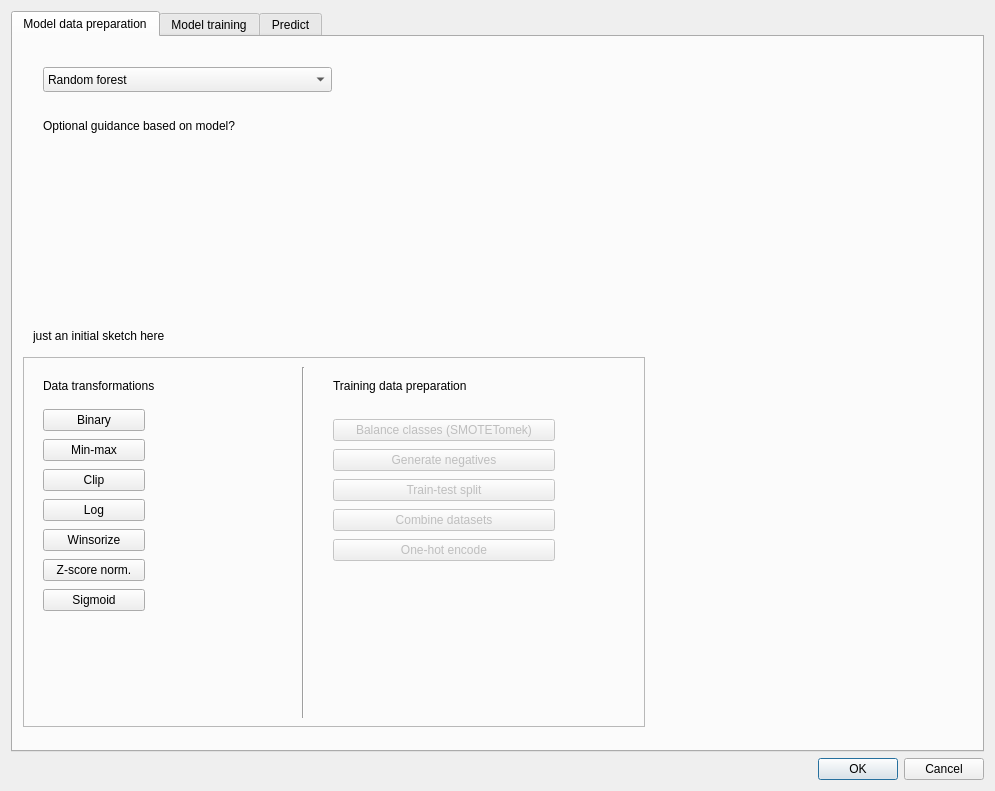
<?xml version="1.0" encoding="UTF-8"?>
<ui version="4.0">
 <class>Dialog</class>
 <widget class="QDialog" name="Dialog">
  <property name="geometry">
   <rect>
    <x>0</x>
    <y>0</y>
    <width>995</width>
    <height>791</height>
   </rect>
  </property>
  <property name="windowTitle">
   <string>Dialog</string>
  </property>
  <layout class="QVBoxLayout" name="verticalLayout">
   <item>
    <widget class="QTabWidget" name="tabWidget">
     <property name="currentIndex">
      <number>0</number>
     </property>
     <widget class="QWidget" name="tab_3">
      <attribute name="title">
       <string>Model data preparation</string>
      </attribute>
      <widget class="QLabel" name="label_8">
       <property name="geometry">
        <rect>
         <x>30</x>
         <y>80</y>
         <width>271</width>
         <height>17</height>
        </rect>
       </property>
       <property name="text">
        <string>Optional guidance based on model?</string>
       </property>
      </widget>
      <widget class="QComboBox" name="comboBox_4">
       <property name="geometry">
        <rect>
         <x>30</x>
         <y>30</y>
         <width>289</width>
         <height>25</height>
        </rect>
       </property>
       <item>
        <property name="text">
         <string>Random forest</string>
        </property>
       </item>
       <item>
        <property name="text">
         <string>Logistic regression</string>
        </property>
       </item>
       <item>
        <property name="text">
         <string>Gradient boosting</string>
        </property>
       </item>
      </widget>
      <widget class="QFrame" name="frame_2">
       <property name="geometry">
        <rect>
         <x>10</x>
         <y>320</y>
         <width>622</width>
         <height>370</height>
        </rect>
       </property>
       <property name="sizePolicy">
        <sizepolicy hsizetype="Preferred" vsizetype="Expanding">
         <horstretch>0</horstretch>
         <verstretch>0</verstretch>
        </sizepolicy>
       </property>
       <property name="frameShape">
        <enum>QFrame::StyledPanel</enum>
       </property>
       <property name="frameShadow">
        <enum>QFrame::Raised</enum>
       </property>
       <widget class="QLabel" name="label_9">
        <property name="geometry">
         <rect>
          <x>310</x>
          <y>20</y>
          <width>181</width>
          <height>17</height>
         </rect>
        </property>
        <property name="text">
         <string>Training data preparation</string>
        </property>
       </widget>
       <widget class="QWidget" name="layoutWidget_5">
        <property name="geometry">
         <rect>
          <x>20</x>
          <y>50</y>
          <width>102</width>
          <height>213</height>
         </rect>
        </property>
        <layout class="QVBoxLayout" name="verticalLayout_13">
         <item>
          <widget class="QPushButton" name="pushButton_3">
           <property name="text">
            <string>Binary</string>
           </property>
          </widget>
         </item>
         <item>
          <widget class="QPushButton" name="pushButton_4">
           <property name="text">
            <string>Min-max</string>
           </property>
          </widget>
         </item>
         <item>
          <widget class="QPushButton" name="pushButton_7">
           <property name="text">
            <string>Clip</string>
           </property>
          </widget>
         </item>
         <item>
          <widget class="QPushButton" name="pushButton_5">
           <property name="text">
            <string>Log</string>
           </property>
          </widget>
         </item>
         <item>
          <widget class="QPushButton" name="pushButton_6">
           <property name="text">
            <string>Winsorize</string>
           </property>
          </widget>
         </item>
         <item>
          <widget class="QPushButton" name="pushButton_8">
           <property name="text">
            <string>Z-score norm.</string>
           </property>
          </widget>
         </item>
         <item>
          <widget class="QPushButton" name="pushButton_9">
           <property name="text">
            <string>Sigmoid</string>
           </property>
          </widget>
         </item>
        </layout>
       </widget>
       <widget class="QLabel" name="label_2">
        <property name="geometry">
         <rect>
          <x>20</x>
          <y>20</y>
          <width>151</width>
          <height>17</height>
         </rect>
        </property>
        <property name="text">
         <string>Data transformations</string>
        </property>
       </widget>
       <widget class="Line" name="line_2">
        <property name="geometry">
         <rect>
          <x>270</x>
          <y>10</y>
          <width>20</width>
          <height>351</height>
         </rect>
        </property>
        <property name="orientation">
         <enum>Qt::Vertical</enum>
        </property>
       </widget>
       <widget class="QWidget" name="layoutWidget_6">
        <property name="geometry">
         <rect>
          <x>310</x>
          <y>60</y>
          <width>222</width>
          <height>151</height>
         </rect>
        </property>
        <layout class="QVBoxLayout" name="verticalLayout_14">
         <item>
          <widget class="QPushButton" name="pushButton_12">
           <property name="enabled">
            <bool>false</bool>
           </property>
           <property name="text">
            <string>Balance classes (SMOTETomek)</string>
           </property>
          </widget>
         </item>
         <item>
          <widget class="QPushButton" name="pushButton_13">
           <property name="enabled">
            <bool>false</bool>
           </property>
           <property name="text">
            <string>Generate negatives</string>
           </property>
          </widget>
         </item>
         <item>
          <widget class="QPushButton" name="pushButton_14">
           <property name="enabled">
            <bool>false</bool>
           </property>
           <property name="text">
            <string>Train-test split</string>
           </property>
          </widget>
         </item>
         <item>
          <widget class="QPushButton" name="pushButton_15">
           <property name="enabled">
            <bool>false</bool>
           </property>
           <property name="text">
            <string>Combine datasets</string>
           </property>
          </widget>
         </item>
         <item>
          <widget class="QPushButton" name="pushButton_10">
           <property name="enabled">
            <bool>false</bool>
           </property>
           <property name="text">
            <string>One-hot encode</string>
           </property>
          </widget>
         </item>
        </layout>
       </widget>
      </widget>
      <widget class="QLabel" name="label_13">
       <property name="geometry">
        <rect>
         <x>20</x>
         <y>290</y>
         <width>321</width>
         <height>17</height>
        </rect>
       </property>
       <property name="text">
        <string>just an initial sketch here</string>
       </property>
      </widget>
     </widget>
     <widget class="QWidget" name="tab">
      <attribute name="title">
       <string>Model training</string>
      </attribute>
      <layout class="QVBoxLayout" name="verticalLayout_8">
       <item>
        <layout class="QHBoxLayout" name="horizontalLayout_5">
         <item>
          <layout class="QVBoxLayout" name="verticalLayout_7">
           <item>
            <layout class="QVBoxLayout" name="verticalLayout_5">
             <item>
              <widget class="QLabel" name="label_3">
               <property name="sizePolicy">
                <sizepolicy hsizetype="Preferred" vsizetype="Preferred">
                 <horstretch>0</horstretch>
                 <verstretch>0</verstretch>
                </sizepolicy>
               </property>
               <property name="font">
                <font>
                 <weight>75</weight>
                 <bold>true</bold>
                </font>
               </property>
               <property name="text">
                <string>Select model to train</string>
               </property>
               <property name="alignment">
                <set>Qt::AlignBottom|Qt::AlignLeading|Qt::AlignLeft</set>
               </property>
              </widget>
             </item>
             <item>
              <widget class="QComboBox" name="comboBox_2">
               <item>
                <property name="text">
                 <string>Random forest – classifier</string>
                </property>
               </item>
               <item>
                <property name="text">
                 <string>Random forest – regressor</string>
                </property>
               </item>
               <item>
                <property name="text">
                 <string>Gradient boosting – classifier</string>
                </property>
               </item>
               <item>
                <property name="text">
                 <string>Gradient boosting – regressor</string>
                </property>
               </item>
               <item>
                <property name="text">
                 <string>Logistic regression (classifier)</string>
                </property>
               </item>
              </widget>
             </item>
            </layout>
           </item>
           <item>
            <spacer name="verticalSpacer_2">
             <property name="orientation">
              <enum>Qt::Vertical</enum>
             </property>
             <property name="sizeType">
              <enum>QSizePolicy::Maximum</enum>
             </property>
             <property name="sizeHint" stdset="0">
              <size>
               <width>20</width>
               <height>10</height>
              </size>
             </property>
            </spacer>
           </item>
           <item>
            <layout class="QVBoxLayout" name="verticalLayout_2">
             <item>
              <widget class="QLabel" name="label_5">
               <property name="font">
                <font>
                 <weight>75</weight>
                 <bold>true</bold>
                </font>
               </property>
               <property name="text">
                <string>Model parameters</string>
               </property>
              </widget>
             </item>
             <item>
              <layout class="QFormLayout" name="formLayout_5">
               <item row="0" column="0">
                <widget class="QLabel" name="lossLabel_2">
                 <property name="text">
                  <string>Loss</string>
                 </property>
                </widget>
               </item>
               <item row="0" column="1">
                <widget class="QComboBox" name="lossComboBox_2">
                 <item>
                  <property name="text">
                   <string>log_loss</string>
                  </property>
                 </item>
                 <item>
                  <property name="text">
                   <string>exponential</string>
                  </property>
                 </item>
                </widget>
               </item>
               <item row="1" column="0">
                <widget class="QLabel" name="learningRateLabel_2">
                 <property name="text">
                  <string>Learning rate</string>
                 </property>
                </widget>
               </item>
               <item row="1" column="1">
                <widget class="QgsDoubleSpinBox" name="learningRateQgsDoubleSpinBox_2">
                 <property name="minimum">
                  <double>0.000000000000000</double>
                 </property>
                 <property name="value">
                  <double>0.100000000000000</double>
                 </property>
                </widget>
               </item>
               <item row="2" column="0">
                <widget class="QLabel" name="nEstimatorsLabel_2">
                 <property name="text">
                  <string>N estimators</string>
                 </property>
                </widget>
               </item>
               <item row="2" column="1">
                <widget class="QgsSpinBox" name="nEstimatorsQgsSpinBox_2">
                 <property name="minimum">
                  <number>1</number>
                 </property>
                 <property name="maximum">
                  <number>10000</number>
                 </property>
                 <property name="value">
                  <number>100</number>
                 </property>
                </widget>
               </item>
               <item row="3" column="0">
                <widget class="QLabel" name="maxDepthLabel_2">
                 <property name="text">
                  <string>Max depth</string>
                 </property>
                </widget>
               </item>
               <item row="3" column="1">
                <widget class="QgsSpinBox" name="maxDepthQgsSpinBox_2">
                 <property name="minimum">
                  <number>1</number>
                 </property>
                 <property name="value">
                  <number>3</number>
                 </property>
                </widget>
               </item>
               <item row="4" column="0">
                <widget class="QLabel" name="subsampleLabel_2">
                 <property name="text">
                  <string>Subsample</string>
                 </property>
                </widget>
               </item>
               <item row="4" column="1">
                <widget class="QgsDoubleSpinBox" name="subsampleQgsDoubleSpinBox_2">
                 <property name="minimum">
                  <double>0.010000000000000</double>
                 </property>
                 <property name="maximum">
                  <double>1.000000000000000</double>
                 </property>
                 <property name="value">
                  <double>1.000000000000000</double>
                 </property>
                </widget>
               </item>
              </layout>
             </item>
            </layout>
           </item>
           <item>
            <layout class="QVBoxLayout" name="verticalLayout_9">
             <item>
              <widget class="QLabel" name="label_19">
               <property name="font">
                <font>
                 <weight>75</weight>
                 <bold>true</bold>
                </font>
               </property>
               <property name="text">
                <string>Model save path</string>
               </property>
               <property name="alignment">
                <set>Qt::AlignBottom|Qt::AlignLeading|Qt::AlignLeft</set>
               </property>
              </widget>
             </item>
             <item>
              <widget class="QgsFileWidget" name="mQgsFileWidget_2"/>
             </item>
            </layout>
           </item>
           <item>
            <spacer name="verticalSpacer">
             <property name="orientation">
              <enum>Qt::Vertical</enum>
             </property>
             <property name="sizeType">
              <enum>QSizePolicy::Preferred</enum>
             </property>
             <property name="sizeHint" stdset="0">
              <size>
               <width>20</width>
               <height>10</height>
              </size>
             </property>
            </spacer>
           </item>
           <item>
            <layout class="QVBoxLayout" name="verticalLayout_4">
             <item>
              <widget class="QLabel" name="label_7">
               <property name="font">
                <font>
                 <weight>75</weight>
                 <bold>true</bold>
                </font>
               </property>
               <property name="text">
                <string>Training data</string>
               </property>
              </widget>
             </item>
             <item>
              <layout class="QFormLayout" name="formLayout_7">
               <item row="0" column="0">
                <widget class="QLabel" name="label_10">
                 <property name="text">
                  <string>X (data)</string>
                 </property>
                </widget>
               </item>
               <item row="0" column="1">
                <widget class="QgsMapLayerComboBox" name="mMapLayerComboBox_3"/>
               </item>
               <item row="1" column="0">
                <widget class="QLabel" name="label_4">
                 <property name="text">
                  <string>y (labels)</string>
                 </property>
                </widget>
               </item>
               <item row="1" column="1">
                <widget class="QgsMapLayerComboBox" name="mMapLayerComboBox_4"/>
               </item>
              </layout>
             </item>
            </layout>
           </item>
           <item>
            <layout class="QVBoxLayout" name="verticalLayout_6">
             <item>
              <widget class="QLabel" name="label_6">
               <property name="font">
                <font>
                 <weight>75</weight>
                 <bold>true</bold>
                </font>
               </property>
               <property name="text">
                <string>Test/validation settings</string>
               </property>
              </widget>
             </item>
             <item>
              <layout class="QFormLayout" name="formLayout_6">
               <item row="0" column="0">
                <widget class="QLabel" name="testMethodLabel_5">
                 <property name="text">
                  <string>Test method</string>
                 </property>
                </widget>
               </item>
               <item row="0" column="1">
                <widget class="QComboBox" name="testMethodComboBox_5">
                 <item>
                  <property name="text">
                   <string>Simple split</string>
                  </property>
                 </item>
                 <item>
                  <property name="text">
                   <string>K-fold CV</string>
                  </property>
                 </item>
                 <item>
                  <property name="text">
                   <string>Stratified k-fold CV</string>
                  </property>
                 </item>
                 <item>
                  <property name="text">
                   <string>Leave-one-out CV</string>
                  </property>
                 </item>
                 <item>
                  <property name="text">
                   <string>None</string>
                  </property>
                 </item>
                </widget>
               </item>
               <item row="1" column="0">
                <widget class="QLabel" name="testMethodLabel_6">
                 <property name="text">
                  <string>Metrics</string>
                 </property>
                </widget>
               </item>
               <item row="1" column="1">
                <widget class="QgsCheckableComboBox" name="mComboBox">
                 <property name="checkedItems">
                  <stringlist/>
                 </property>
                 <item>
                  <property name="text">
                   <string>Accuracy</string>
                  </property>
                 </item>
                 <item>
                  <property name="text">
                   <string>Precision</string>
                  </property>
                 </item>
                 <item>
                  <property name="text">
                   <string>Recall</string>
                  </property>
                 </item>
                 <item>
                  <property name="text">
                   <string>F1</string>
                  </property>
                 </item>
                 <item>
                  <property name="text">
                   <string>MAE</string>
                  </property>
                 </item>
                 <item>
                  <property name="text">
                   <string>MSE</string>
                  </property>
                 </item>
                 <item>
                  <property name="text">
                   <string>RMSE</string>
                  </property>
                 </item>
                 <item>
                  <property name="text">
                   <string>R2</string>
                  </property>
                 </item>
                </widget>
               </item>
               <item row="2" column="0">
                <widget class="QLabel" name="simpleSplitSizeLabel_3">
                 <property name="text">
                  <string>Simple split size</string>
                 </property>
                </widget>
               </item>
               <item row="2" column="1">
                <widget class="QDoubleSpinBox" name="doubleSpinBox_3">
                 <property name="minimum">
                  <double>0.010000000000000</double>
                 </property>
                 <property name="maximum">
                  <double>0.990000000000000</double>
                 </property>
                 <property name="value">
                  <double>0.200000000000000</double>
                 </property>
                </widget>
               </item>
               <item row="3" column="0">
                <widget class="QLabel" name="crossValidationFoldsLabel_3">
                 <property name="text">
                  <string>Cross-validation folds</string>
                 </property>
                </widget>
               </item>
               <item row="3" column="1">
                <widget class="QgsSpinBox" name="crossValidationFoldsQgsSpinBox_3">
                 <property name="minimum">
                  <number>2</number>
                 </property>
                 <property name="value">
                  <number>5</number>
                 </property>
                </widget>
               </item>
              </layout>
             </item>
            </layout>
           </item>
           <item>
            <widget class="QPushButton" name="pushButton">
             <property name="text">
              <string>Start training</string>
             </property>
            </widget>
           </item>
          </layout>
         </item>
         <item>
          <widget class="QFrame" name="frame">
           <property name="minimumSize">
            <size>
             <width>600</width>
             <height>0</height>
            </size>
           </property>
           <property name="frameShape">
            <enum>QFrame::StyledPanel</enum>
           </property>
           <property name="frameShadow">
            <enum>QFrame::Raised</enum>
           </property>
           <layout class="QVBoxLayout" name="verticalLayout_10">
            <item>
             <widget class="QTabWidget" name="tabWidget_2">
              <property name="currentIndex">
               <number>0</number>
              </property>
              <widget class="QWidget" name="tab_4">
               <attribute name="title">
                <string>Training log</string>
               </attribute>
               <layout class="QVBoxLayout" name="verticalLayout_11">
                <item>
                 <layout class="QVBoxLayout" name="verticalLayout_3">
                  <item>
                   <widget class="QTextBrowser" name="textBrowser"/>
                  </item>
                  <item>
                   <layout class="QHBoxLayout" name="horizontalLayout_4">
                    <item>
                     <widget class="QLabel" name="label_14">
                      <property name="text">
                       <string>Progress</string>
                      </property>
                     </widget>
                    </item>
                    <item>
                     <widget class="QProgressBar" name="progressBar">
                      <property name="value">
                       <number>24</number>
                      </property>
                     </widget>
                    </item>
                   </layout>
                  </item>
                 </layout>
                </item>
               </layout>
              </widget>
              <widget class="QWidget" name="tab_5">
               <attribute name="title">
                <string>Training results</string>
               </attribute>
               <layout class="QVBoxLayout" name="verticalLayout_12">
                <item>
                 <widget class="QTableWidget" name="tableWidget">
                  <property name="alternatingRowColors">
                   <bool>true</bool>
                  </property>
                  <row>
                   <property name="text">
                    <string>1</string>
                   </property>
                  </row>
                  <row>
                   <property name="text">
                    <string>2</string>
                   </property>
                  </row>
                  <row>
                   <property name="text">
                    <string>3</string>
                   </property>
                  </row>
                  <row>
                   <property name="text">
                    <string>Micro avg</string>
                   </property>
                  </row>
                  <row>
                   <property name="text">
                    <string>Macro avg</string>
                   </property>
                  </row>
                  <row>
                   <property name="text">
                    <string>Weighted avg</string>
                   </property>
                  </row>
                  <column>
                   <property name="text">
                    <string>Precision</string>
                   </property>
                  </column>
                  <column>
                   <property name="text">
                    <string>Recall</string>
                   </property>
                  </column>
                  <column>
                   <property name="text">
                    <string>F1-score</string>
                   </property>
                  </column>
                  <column>
                   <property name="text">
                    <string>Support</string>
                   </property>
                  </column>
                  <item row="0" column="0">
                   <property name="text">
                    <string>0.98</string>
                   </property>
                  </item>
                  <item row="0" column="1">
                   <property name="text">
                    <string>0.99</string>
                   </property>
                  </item>
                  <item row="0" column="2">
                   <property name="text">
                    <string>0.96</string>
                   </property>
                  </item>
                  <item row="0" column="3">
                   <property name="text">
                    <string>100</string>
                   </property>
                  </item>
                  <item row="1" column="0">
                   <property name="text">
                    <string>0.87</string>
                   </property>
                  </item>
                  <item row="1" column="1">
                   <property name="text">
                    <string>0.94</string>
                   </property>
                  </item>
                  <item row="1" column="2">
                   <property name="text">
                    <string>0.89</string>
                   </property>
                  </item>
                  <item row="1" column="3">
                   <property name="text">
                    <string>85</string>
                   </property>
                  </item>
                  <item row="2" column="0">
                   <property name="text">
                    <string>0.87</string>
                   </property>
                  </item>
                  <item row="2" column="1">
                   <property name="text">
                    <string>0.69</string>
                   </property>
                  </item>
                  <item row="2" column="2">
                   <property name="text">
                    <string>0.77</string>
                   </property>
                  </item>
                  <item row="2" column="3">
                   <property name="text">
                    <string>100</string>
                   </property>
                  </item>
                  <item row="3" column="0">
                   <property name="text">
                    <string>0.98</string>
                   </property>
                  </item>
                  <item row="3" column="1">
                   <property name="text">
                    <string>0.43</string>
                   </property>
                  </item>
                  <item row="3" column="2">
                   <property name="text">
                    <string>0.98</string>
                   </property>
                  </item>
                  <item row="3" column="3">
                   <property name="text">
                    <string>100</string>
                   </property>
                  </item>
                  <item row="4" column="0">
                   <property name="text">
                    <string>0.44</string>
                   </property>
                  </item>
                  <item row="4" column="1">
                   <property name="text">
                    <string>0.66</string>
                   </property>
                  </item>
                  <item row="4" column="2">
                   <property name="text">
                    <string>0.54</string>
                   </property>
                  </item>
                  <item row="4" column="3">
                   <property name="text">
                    <string>40</string>
                   </property>
                  </item>
                  <item row="5" column="0">
                   <property name="text">
                    <string>0.70</string>
                   </property>
                  </item>
                  <item row="5" column="1">
                   <property name="text">
                    <string>0.77</string>
                   </property>
                  </item>
                  <item row="5" column="2">
                   <property name="text">
                    <string>0.76</string>
                   </property>
                  </item>
                  <item row="5" column="3">
                   <property name="text">
                    <string>10</string>
                   </property>
                  </item>
                 </widget>
                </item>
                <item>
                 <widget class="QLabel" name="label">
                  <property name="minimumSize">
                   <size>
                    <width>0</width>
                    <height>400</height>
                   </size>
                  </property>
                  <property name="text">
                   <string>Plot(s) placeholder</string>
                  </property>
                  <property name="alignment">
                   <set>Qt::AlignCenter</set>
                  </property>
                 </widget>
                </item>
               </layout>
              </widget>
             </widget>
            </item>
           </layout>
          </widget>
         </item>
        </layout>
       </item>
       <item>
        <widget class="Line" name="line">
         <property name="orientation">
          <enum>Qt::Horizontal</enum>
         </property>
        </widget>
       </item>
      </layout>
     </widget>
     <widget class="QWidget" name="tab_2">
      <attribute name="title">
       <string>Predict</string>
      </attribute>
      <widget class="QWidget" name="layoutWidget">
       <property name="geometry">
        <rect>
         <x>30</x>
         <y>30</y>
         <width>271</width>
         <height>27</height>
        </rect>
       </property>
       <layout class="QHBoxLayout" name="horizontalLayout_2">
        <item>
         <widget class="QLabel" name="label_11">
          <property name="text">
           <string>Load model</string>
          </property>
         </widget>
        </item>
        <item>
         <widget class="QgsFileWidget" name="mQgsFileWidget"/>
        </item>
       </layout>
      </widget>
      <widget class="QWidget" name="layoutWidget">
       <property name="geometry">
        <rect>
         <x>30</x>
         <y>90</y>
         <width>271</width>
         <height>27</height>
        </rect>
       </property>
       <layout class="QHBoxLayout" name="horizontalLayout_3">
        <item>
         <widget class="QLabel" name="label_12">
          <property name="sizePolicy">
           <sizepolicy hsizetype="Maximum" vsizetype="Preferred">
            <horstretch>0</horstretch>
            <verstretch>0</verstretch>
           </sizepolicy>
          </property>
          <property name="text">
           <string>Data</string>
          </property>
         </widget>
        </item>
        <item>
         <widget class="QgsMapLayerComboBox" name="mMapLayerComboBox_5"/>
        </item>
       </layout>
      </widget>
      <widget class="QPushButton" name="pushButton_2">
       <property name="geometry">
        <rect>
         <x>210</x>
         <y>140</y>
         <width>89</width>
         <height>25</height>
        </rect>
       </property>
       <property name="text">
        <string>Predict</string>
       </property>
      </widget>
     </widget>
    </widget>
   </item>
   <item>
    <widget class="QDialogButtonBox" name="buttonBox">
     <property name="orientation">
      <enum>Qt::Horizontal</enum>
     </property>
     <property name="standardButtons">
      <set>QDialogButtonBox::Cancel|QDialogButtonBox::Ok</set>
     </property>
    </widget>
   </item>
  </layout>
 </widget>
 <customwidgets>
  <customwidget>
   <class>QgsCheckableComboBox</class>
   <extends>QComboBox</extends>
   <header>qgscheckablecombobox.h</header>
  </customwidget>
  <customwidget>
   <class>QgsDoubleSpinBox</class>
   <extends>QDoubleSpinBox</extends>
   <header>qgsdoublespinbox.h</header>
  </customwidget>
  <customwidget>
   <class>QgsFileWidget</class>
   <extends>QWidget</extends>
   <header>qgsfilewidget.h</header>
   <container>1</container>
  </customwidget>
  <customwidget>
   <class>QgsMapLayerComboBox</class>
   <extends>QComboBox</extends>
   <header>qgsmaplayercombobox.h</header>
  </customwidget>
  <customwidget>
   <class>QgsSpinBox</class>
   <extends>QSpinBox</extends>
   <header>qgsspinbox.h</header>
  </customwidget>
 </customwidgets>
 <resources/>
 <connections>
  <connection>
   <sender>buttonBox</sender>
   <signal>accepted()</signal>
   <receiver>Dialog</receiver>
   <slot>accept()</slot>
   <hints>
    <hint type="sourcelabel">
     <x>248</x>
     <y>254</y>
    </hint>
    <hint type="destinationlabel">
     <x>157</x>
     <y>274</y>
    </hint>
   </hints>
  </connection>
  <connection>
   <sender>buttonBox</sender>
   <signal>rejected()</signal>
   <receiver>Dialog</receiver>
   <slot>reject()</slot>
   <hints>
    <hint type="sourcelabel">
     <x>316</x>
     <y>260</y>
    </hint>
    <hint type="destinationlabel">
     <x>286</x>
     <y>274</y>
    </hint>
   </hints>
  </connection>
 </connections>
</ui>
